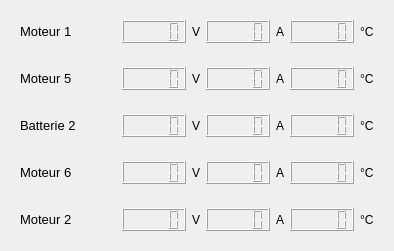
         <widget class="QWidget" name="widget_38" native="true">
          <layout class="QVBoxLayout" name="verticalLayout_9">
           <item>
            <widget class="QWidget" name="widget_41" native="true">
             <property name="maximumSize">
              <size>
               <width>16777215</width>
               <height>16777215</height>
              </size>
             </property>
             <layout class="QHBoxLayout" name="horizontalLayout_39">
              <item>
               <widget class="QLabel" name="M1_4">
                <property name="maximumSize">
                 <size>
                  <width>60</width>
                  <height>33</height>
                 </size>
                </property>
                <property name="font">
                 <font>
                  <pointsize>10</pointsize>
                 </font>
                </property>
                <property name="text">
                 <string>Moteur 1</string>
                </property>
               </widget>
              </item>
              <item>
               <spacer name="horizontalSpacer_33">
                <property name="orientation">
                 <enum>Qt::Horizontal</enum>
                </property>
                <property name="sizeHint" stdset="0">
                 <size>
                  <width>40</width>
                  <height>20</height>
                 </size>
                </property>
               </spacer>
              </item>
              <item>
               <widget class="QLCDNumber" name="VoltageM1_2">
                <property name="minimumSize">
                 <size>
                  <width>0</width>
                  <height>0</height>
                 </size>
                </property>
                <property name="maximumSize">
                 <size>
                  <width>78</width>
                  <height>37</height>
                 </size>
                </property>
               </widget>
              </item>
              <item>
               <widget class="QLabel" name="label_164">
                <property name="maximumSize">
                 <size>
                  <width>60</width>
                  <height>16777215</height>
                 </size>
                </property>
                <property name="text">
                 <string>V</string>
                </property>
               </widget>
              </item>
              <item>
               <widget class="QLCDNumber" name="CurrentM1_2">
                <property name="minimumSize">
                 <size>
                  <width>0</width>
                  <height>0</height>
                 </size>
                </property>
                <property name="maximumSize">
                 <size>
                  <width>78</width>
                  <height>37</height>
                 </size>
                </property>
               </widget>
              </item>
              <item>
               <widget class="QLabel" name="label_165">
                <property name="maximumSize">
                 <size>
                  <width>60</width>
                  <height>16777215</height>
                 </size>
                </property>
                <property name="text">
                 <string>A</string>
                </property>
               </widget>
              </item>
              <item>
               <widget class="QLCDNumber" name="TempM1_2">
                <property name="minimumSize">
                 <size>
                  <width>0</width>
                  <height>0</height>
                 </size>
                </property>
                <property name="maximumSize">
                 <size>
                  <width>78</width>
                  <height>37</height>
                 </size>
                </property>
               </widget>
              </item>
              <item>
               <widget class="QLabel" name="label_155">
                <property name="maximumSize">
                 <size>
                  <width>60</width>
                  <height>16777215</height>
                 </size>
                </property>
                <property name="text">
                 <string>°C</string>
                </property>
               </widget>
              </item>
             </layout>
            </widget>
           </item>
           <item>
            <widget class="QWidget" name="widget_42" native="true">
             <property name="maximumSize">
              <size>
               <width>16777215</width>
               <height>16777215</height>
              </size>
             </property>
             <layout class="QHBoxLayout" name="horizontalLayout_44">
              <item>
               <widget class="QLabel" name="M5_4">
                <property name="maximumSize">
                 <size>
                  <width>60</width>
                  <height>33</height>
                 </size>
                </property>
                <property name="font">
                 <font>
                  <pointsize>10</pointsize>
                 </font>
                </property>
                <property name="text">
                 <string>Moteur 5</string>
                </property>
               </widget>
              </item>
              <item>
               <spacer name="horizontalSpacer_38">
                <property name="orientation">
                 <enum>Qt::Horizontal</enum>
                </property>
                <property name="sizeHint" stdset="0">
                 <size>
                  <width>40</width>
                  <height>20</height>
                 </size>
                </property>
               </spacer>
              </item>
              <item>
               <widget class="QLCDNumber" name="VoltageM5_2">
                <property name="minimumSize">
                 <size>
                  <width>0</width>
                  <height>0</height>
                 </size>
                </property>
                <property name="maximumSize">
                 <size>
                  <width>78</width>
                  <height>37</height>
                 </size>
                </property>
               </widget>
              </item>
              <item>
               <widget class="QLabel" name="label_167">
                <property name="maximumSize">
                 <size>
                  <width>60</width>
                  <height>16777215</height>
                 </size>
                </property>
                <property name="text">
                 <string>V</string>
                </property>
               </widget>
              </item>
              <item>
               <widget class="QLCDNumber" name="CurrentM5_2">
                <property name="minimumSize">
                 <size>
                  <width>0</width>
                  <height>0</height>
                 </size>
                </property>
                <property name="maximumSize">
                 <size>
                  <width>78</width>
                  <height>37</height>
                 </size>
                </property>
               </widget>
              </item>
              <item>
               <widget class="QLabel" name="label_168">
                <property name="maximumSize">
                 <size>
                  <width>60</width>
                  <height>16777215</height>
                 </size>
                </property>
                <property name="text">
                 <string>A</string>
                </property>
               </widget>
              </item>
              <item>
               <widget class="QLCDNumber" name="TempM5_2">
                <property name="minimumSize">
                 <size>
                  <width>0</width>
                  <height>0</height>
                 </size>
                </property>
                <property name="maximumSize">
                 <size>
                  <width>78</width>
                  <height>37</height>
                 </size>
                </property>
               </widget>
              </item>
              <item>
               <widget class="QLabel" name="label_169">
                <property name="maximumSize">
                 <size>
                  <width>60</width>
                  <height>16777215</height>
                 </size>
                </property>
                <property name="text">
                 <string>°C</string>
                </property>
               </widget>
              </item>
             </layout>
            </widget>
           </item>
           <item>
            <widget class="QWidget" name="widget_45" native="true">
             <property name="maximumSize">
              <size>
               <width>16777215</width>
               <height>16777215</height>
              </size>
             </property>
             <layout class="QHBoxLayout" name="horizontalLayout_47">
              <item>
               <widget class="QLabel" name="label_178">
                <property name="minimumSize">
                 <size>
                  <width>50</width>
                  <height>0</height>
                 </size>
                </property>
                <property name="maximumSize">
                 <size>
                  <width>80</width>
                  <height>33</height>
                 </size>
                </property>
                <property name="font">
                 <font>
                  <pointsize>10</pointsize>
                 </font>
                </property>
                <property name="text">
                 <string>Batterie 2</string>
                </property>
               </widget>
              </item>
              <item>
               <spacer name="horizontalSpacer_44">
                <property name="orientation">
                 <enum>Qt::Horizontal</enum>
                </property>
                <property name="sizeHint" stdset="0">
                 <size>
                  <width>40</width>
                  <height>20</height>
                 </size>
                </property>
               </spacer>
              </item>
              <item>
               <widget class="QLCDNumber" name="VoltageB2_2">
                <property name="minimumSize">
                 <size>
                  <width>0</width>
                  <height>0</height>
                 </size>
                </property>
                <property name="maximumSize">
                 <size>
                  <width>78</width>
                  <height>37</height>
                 </size>
                </property>
               </widget>
              </item>
              <item>
               <widget class="QLabel" name="label_179">
                <property name="maximumSize">
                 <size>
                  <width>60</width>
                  <height>16777215</height>
                 </size>
                </property>
                <property name="text">
                 <string>V</string>
                </property>
               </widget>
              </item>
              <item>
               <widget class="QLCDNumber" name="CurrentB2_2">
                <property name="minimumSize">
                 <size>
                  <width>0</width>
                  <height>0</height>
                 </size>
                </property>
                <property name="maximumSize">
                 <size>
                  <width>78</width>
                  <height>37</height>
                 </size>
                </property>
               </widget>
              </item>
              <item>
               <widget class="QLabel" name="label_180">
                <property name="maximumSize">
                 <size>
                  <width>60</width>
                  <height>16777215</height>
                 </size>
                </property>
                <property name="text">
                 <string>A</string>
                </property>
               </widget>
              </item>
              <item>
               <widget class="QLCDNumber" name="TempB2_2">
                <property name="minimumSize">
                 <size>
                  <width>0</width>
                  <height>0</height>
                 </size>
                </property>
                <property name="maximumSize">
                 <size>
                  <width>78</width>
                  <height>37</height>
                 </size>
                </property>
               </widget>
              </item>
              <item>
               <widget class="QLabel" name="label_181">
                <property name="maximumSize">
                 <size>
                  <width>60</width>
                  <height>16777215</height>
                 </size>
                </property>
                <property name="text">
                 <string>°C</string>
                </property>
               </widget>
              </item>
             </layout>
            </widget>
           </item>
           <item>
            <widget class="QWidget" name="widget_43" native="true">
             <property name="maximumSize">
              <size>
               <width>16777215</width>
               <height>16777215</height>
              </size>
             </property>
             <layout class="QHBoxLayout" name="horizontalLayout_45">
              <item>
               <widget class="QLabel" name="M6_4">
                <property name="maximumSize">
                 <size>
                  <width>60</width>
                  <height>33</height>
                 </size>
                </property>
                <property name="font">
                 <font>
                  <pointsize>10</pointsize>
                 </font>
                </property>
                <property name="text">
                 <string>Moteur 6</string>
                </property>
               </widget>
              </item>
              <item>
               <spacer name="horizontalSpacer_39">
                <property name="orientation">
                 <enum>Qt::Horizontal</enum>
                </property>
                <property name="sizeHint" stdset="0">
                 <size>
                  <width>40</width>
                  <height>20</height>
                 </size>
                </property>
               </spacer>
              </item>
              <item>
               <widget class="QLCDNumber" name="VoltageM6_2">
                <property name="minimumSize">
                 <size>
                  <width>0</width>
                  <height>0</height>
                 </size>
                </property>
                <property name="maximumSize">
                 <size>
                  <width>78</width>
                  <height>37</height>
                 </size>
                </property>
               </widget>
              </item>
              <item>
               <widget class="QLabel" name="label_171">
                <property name="maximumSize">
                 <size>
                  <width>60</width>
                  <height>16777215</height>
                 </size>
                </property>
                <property name="text">
                 <string>V</string>
                </property>
               </widget>
              </item>
              <item>
               <widget class="QLCDNumber" name="CurrentM6_2">
                <property name="minimumSize">
                 <size>
                  <width>0</width>
                  <height>0</height>
                 </size>
                </property>
                <property name="maximumSize">
                 <size>
                  <width>78</width>
                  <height>37</height>
                 </size>
                </property>
               </widget>
              </item>
              <item>
               <widget class="QLabel" name="label_172">
                <property name="maximumSize">
                 <size>
                  <width>60</width>
                  <height>16777215</height>
                 </size>
                </property>
                <property name="text">
                 <string>A</string>
                </property>
               </widget>
              </item>
              <item>
               <widget class="QLCDNumber" name="TempM6_2">
                <property name="minimumSize">
                 <size>
                  <width>0</width>
                  <height>0</height>
                 </size>
                </property>
                <property name="maximumSize">
                 <size>
                  <width>78</width>
                  <height>37</height>
                 </size>
                </property>
               </widget>
              </item>
              <item>
               <widget class="QLabel" name="label_173">
                <property name="maximumSize">
                 <size>
                  <width>60</width>
                  <height>16777215</height>
                 </size>
                </property>
                <property name="text">
                 <string>°C</string>
                </property>
               </widget>
              </item>
             </layout>
            </widget>
           </item>
           <item>
            <widget class="QWidget" name="widget_44" native="true">
             <property name="maximumSize">
              <size>
               <width>16777215</width>
               <height>16777215</height>
              </size>
             </property>
             <layout class="QHBoxLayout" name="horizontalLayout_46">
              <item>
               <widget class="QLabel" name="M2_4">
                <property name="maximumSize">
                 <size>
                  <width>60</width>
                  <height>33</height>
                 </size>
                </property>
                <property name="font">
                 <font>
                  <pointsize>10</pointsize>
                 </font>
                </property>
                <property name="text">
                 <string>Moteur 2</string>
                </property>
               </widget>
              </item>
              <item>
               <spacer name="horizontalSpacer_43">
                <property name="orientation">
                 <enum>Qt::Horizontal</enum>
                </property>
                <property name="sizeHint" stdset="0">
                 <size>
                  <width>40</width>
                  <height>20</height>
                 </size>
                </property>
               </spacer>
              </item>
              <item>
               <widget class="QLCDNumber" name="VoltageM2_2">
                <property name="minimumSize">
                 <size>
                  <width>0</width>
                  <height>0</height>
                 </size>
                </property>
                <property name="maximumSize">
                 <size>
                  <width>78</width>
                  <height>37</height>
                 </size>
                </property>
               </widget>
              </item>
              <item>
               <widget class="QLabel" name="label_175">
                <property name="maximumSize">
                 <size>
                  <width>60</width>
                  <height>16777215</height>
                 </size>
                </property>
                <property name="text">
                 <string>V</string>
                </property>
               </widget>
              </item>
              <item>
               <widget class="QLCDNumber" name="CurrentM2_2">
                <property name="minimumSize">
                 <size>
                  <width>0</width>
                  <height>0</height>
                 </size>
                </property>
                <property name="maximumSize">
                 <size>
                  <width>78</width>
                  <height>37</height>
                 </size>
                </property>
               </widget>
              </item>
              <item>
               <widget class="QLabel" name="label_176">
                <property name="maximumSize">
                 <size>
                  <width>60</width>
                  <height>16777215</height>
                 </size>
                </property>
                <property name="text">
                 <string>A</string>
                </property>
               </widget>
              </item>
              <item>
               <widget class="QLCDNumber" name="TempM2_2">
                <property name="minimumSize">
                 <size>
                  <width>0</width>
                  <height>0</height>
                 </size>
                </property>
                <property name="maximumSize">
                 <size>
                  <width>78</width>
                  <height>37</height>
                 </size>
                </property>
               </widget>
              </item>
              <item>
               <widget class="QLabel" name="label_177">
                <property name="maximumSize">
                 <size>
                  <width>60</width>
                  <height>16777215</height>
                 </size>
                </property>
                <property name="text">
                 <string>°C</string>
                </property>
               </widget>
              </item>
             </layout>
            </widget>
           </item>
          </layout>
         </widget>
